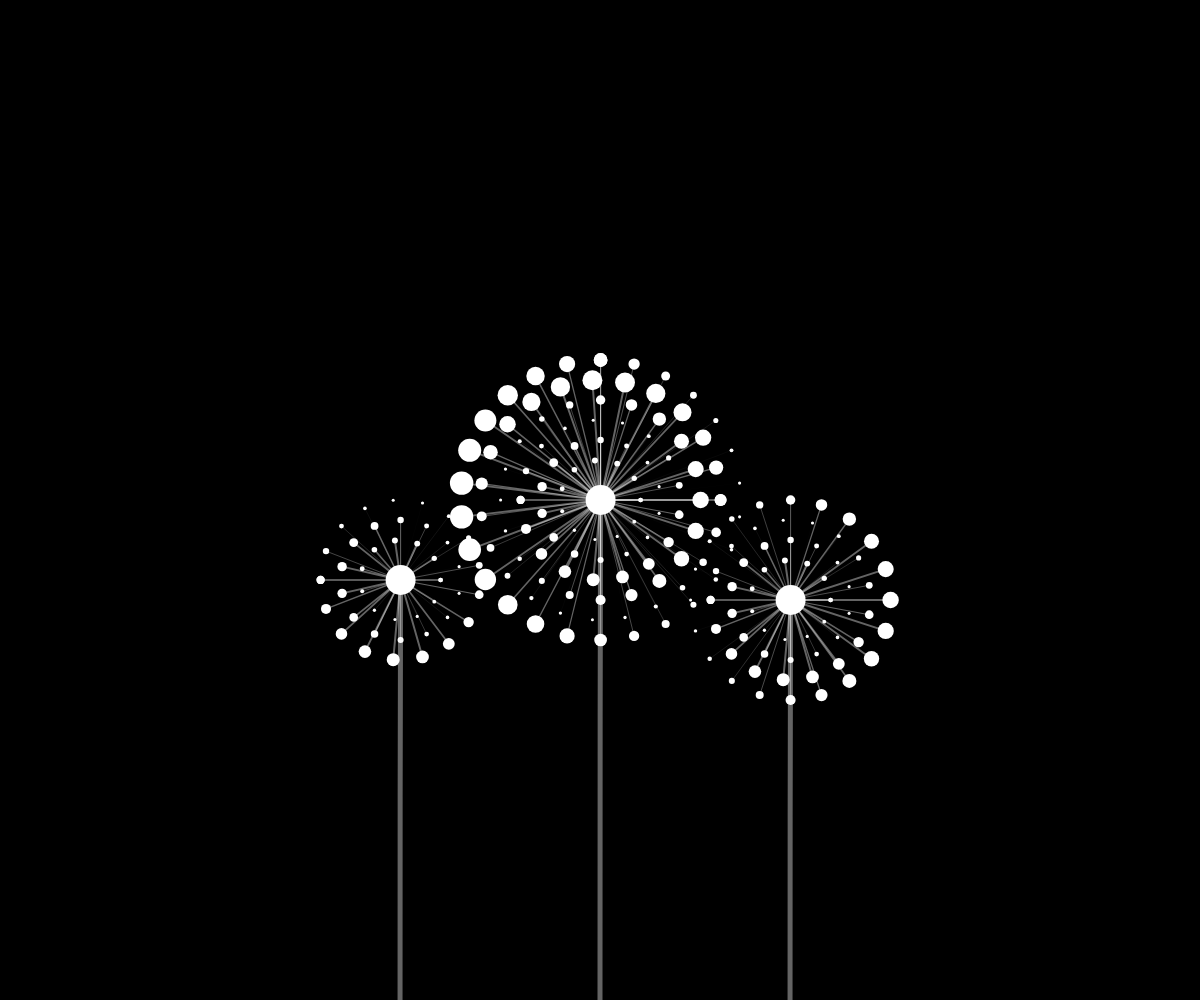
Frame 1 (no input)
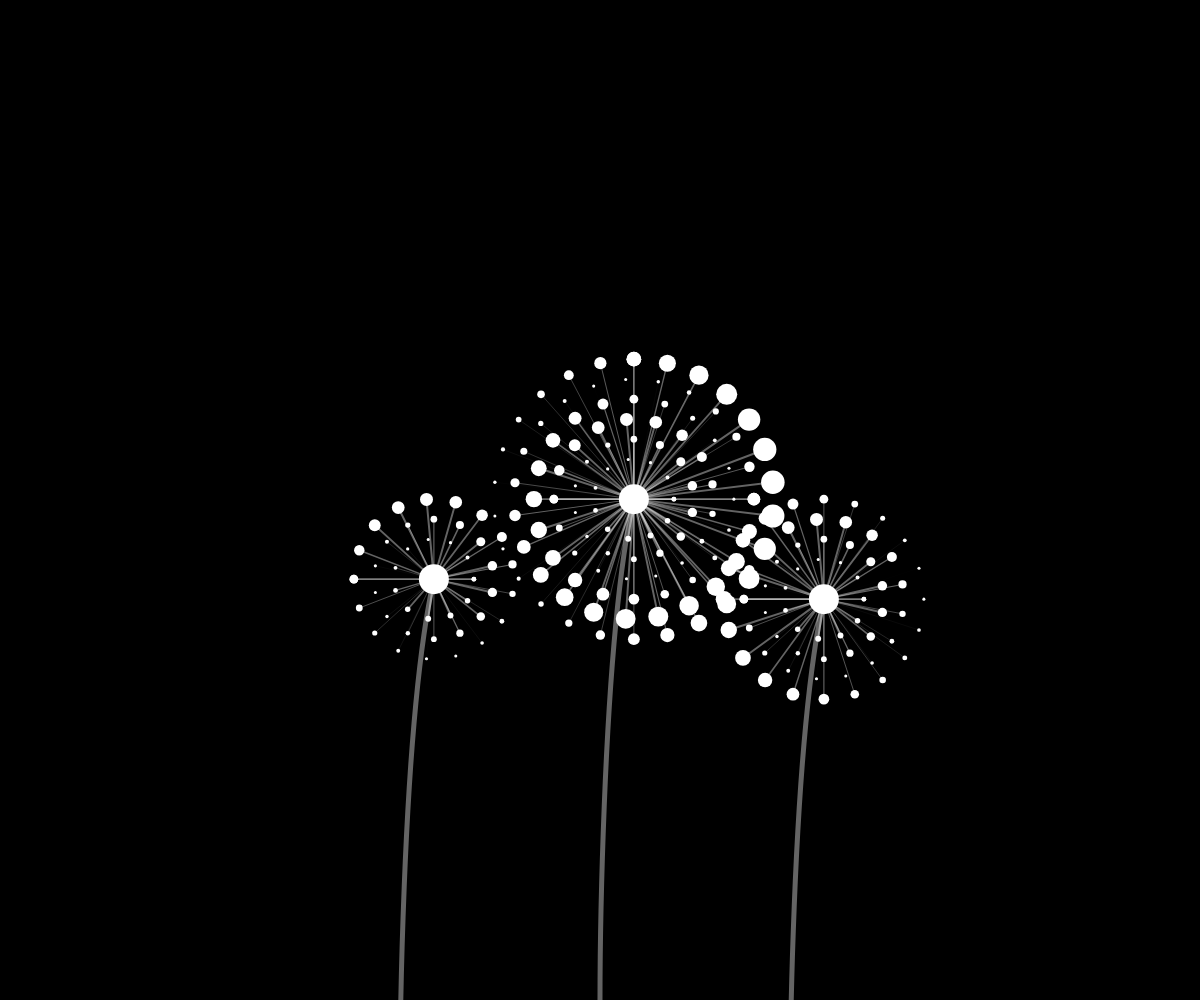
Frame 60 (no input)
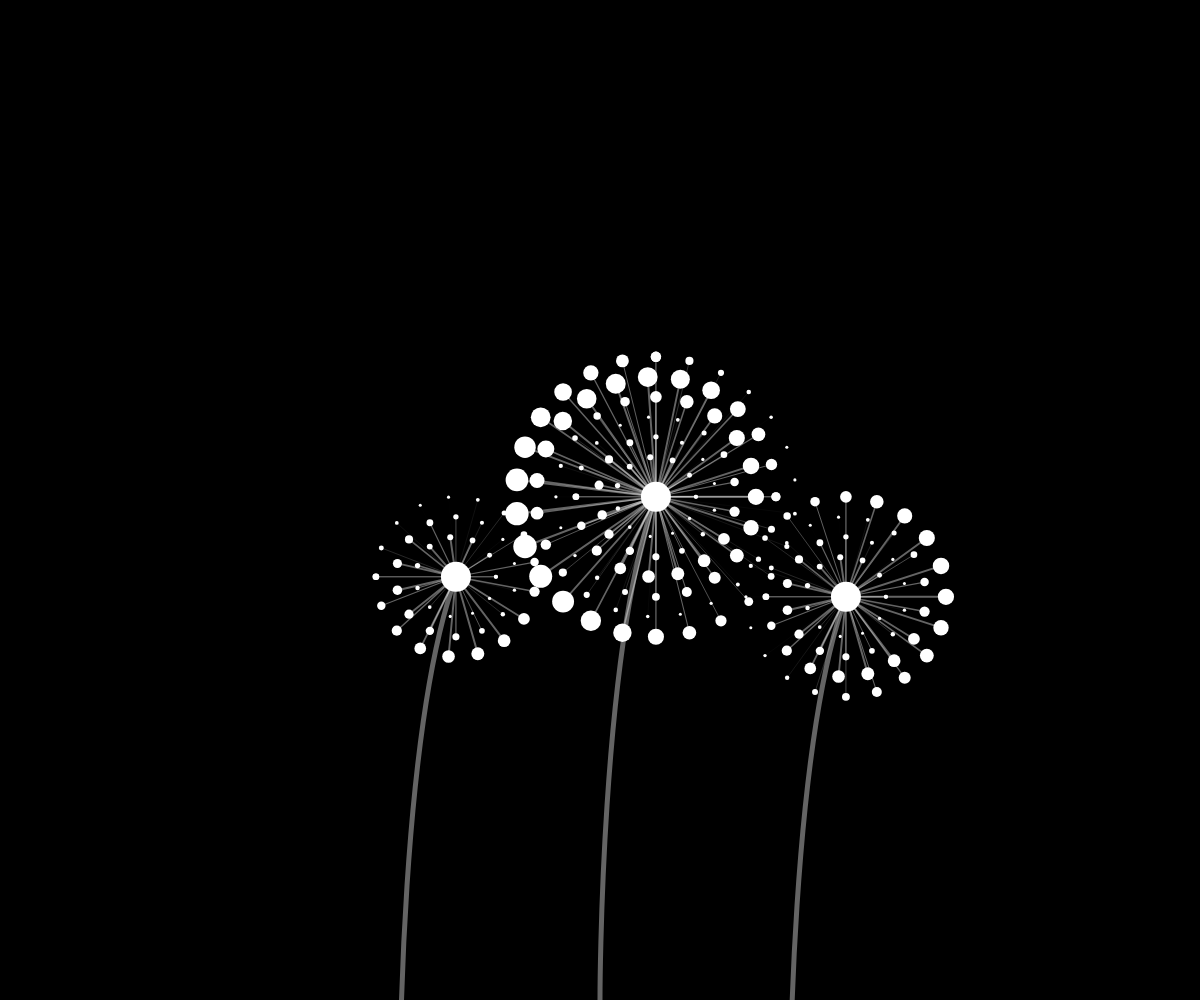
Frame 120 (the mouse pressed at the canvas centre since frame 60)

The p5.js sketch that drew these frames (run headless with seeded random() and noise() and a simulated clock; from frame 60 on, the mouse is pressed at the canvas centre):

// p5.js sketch
// ── sketch.js
function setup() {
  createCanvas(windowWidth, windowHeight);
}

function draw() {
  background(0);
  drawDandFlower(6, width / 2, height / 2);
  drawDandFlower(3, width / 2 - 200, height / 2 + 80);
  drawDandFlower(4, width / 2 + 190, height / 2 + 100);
}

function drawDandFlower(layerNum, transX, transY) {
  push();
  translate(transX, transY);
  push();
  noFill();
  stroke(255, 100);
  strokeWeight(5);
  let x = map(sin(frameCount * 0.01), -1, 1, -60, 60);
  let y = map(cos(frameCount * 0.01), -1, 1, -10, 0);
  bezier(x, y, 0, 150, 0, 500, 0, 500);
  pop();
  for (let r = 0; r < layerNum; r++) {
    for (let i = 0; i < 2 * PI; i += (2 * PI) / (11 + r * 3)) {
      let x1 = x + sin((PI / 2) * (r + 1) + i) * (40 + r * 20);
      let y1 = y + cos((PI / 2) * (r + 1) + i) * (40 + r * 20);
      let distFromCentX = transX - width / 2;
      let distFromCentY = transY - height / 2;
      let dmouse = dist(
        x1 + width / 2 + distFromCentX,
        y1 + height / 2 + distFromCentY,
        mouseX,
        mouseY
      );

      if (dmouse <= 20) {
        y1 += map(dmouse, 0, 20, 10, 0);
        x1 += map(dmouse, 0, 20, 10, 0);
      }
      fill(255);
      stroke(255, 100);
      strokeWeight(map(sin(i + frameCount * 0.05), -1, 1, 0.01, 2));
      line(x1, y1, x, y);
      noStroke();
      circle(x1, y1, map(sin(i + frameCount * 0.05), -1, 1, 3, 6 + r * 3.5));
    }
  }
  circle(x, y, 30);
  pop();
}
